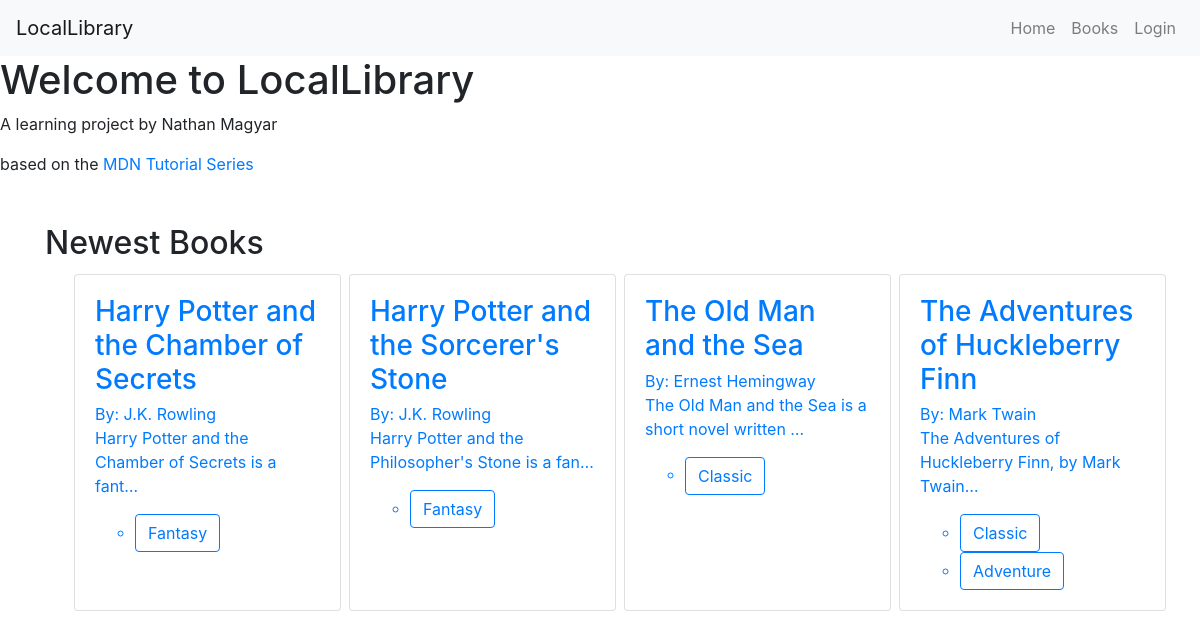
Before: /catalog/ with the older database file.
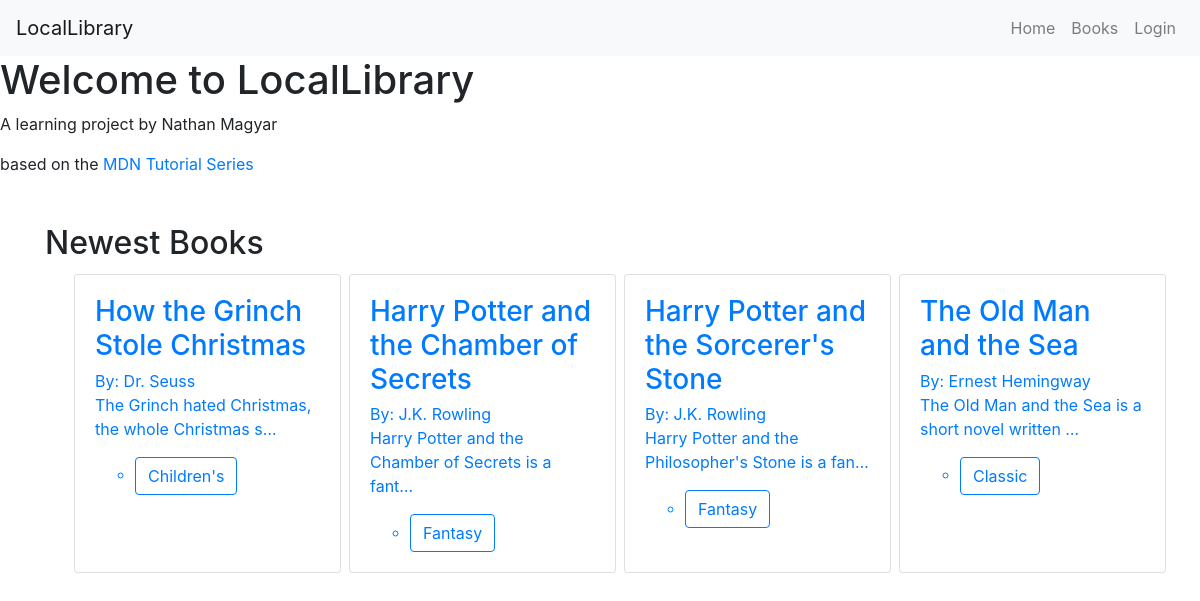
After: the same page with the newer database file.
### catalog/models.py (models this page shows, shortened)
class Book(models.Model):
    title = models.CharField(max_length=200)
    author = models.ForeignKey('Author', on_delete=models.SET_NULL, null=True)
    summary = models.TextField(max_length=1000, help_text='Enter a brief description of the book')
    isbn = models.CharField('ISBN', max_length=13, help_text='13 Character <a href="https://www.isbn-international.org/content/what-isbn">ISBN number</a>')
    genre = models.ManyToManyField(Genre, help_text='Select a genre for this book')
    language = models.ForeignKey('Language', on_delete=models.SET_NULL, null=True)
    created_at = models.DateTimeField(auto_now_add=True)
    class Meta:
      permissions = (
        ('is_librarian', 'Has super powers'),
      )
    def get_absolute_url(self):
        return reverse('catalog:book-detail', args=[str(self.id)])
    def display_genre(self):
        """Create a string for the Genre. This is required to display genre in Admin."""
        return ', '.join(genre.name for genre in self.genre.all()[:3])
    display_genre.short_description = 'Genre'

class Author(models.Model):
  first_name = models.CharField(max_length=100)
  last_name = models.CharField(max_length=100)
  date_of_birth = models.DateField(null=True, blank=True)
  date_of_death = models.DateField(null=True, blank=True)
  class Meta:
    ordering = ['last_name', 'first_name']
    permissions = (
      ('can_add_author', 'Add author'),
      ('can_edit_author', 'Edit author'),
      ('can_delete_author', 'Delete author'),
    )
  def __str__(self):
    return f'{self.first_name} {self.last_name}'

class Genre(models.Model):
  name = models.CharField(max_length=200, help_text='Enter a book genre (e.g., Science Fiction)')
  def __str__(self):
    return self.name

### catalog/views.py (the view)
# urls.py: path('', views.index, name='index'),
def index(request):
    num_books = Book.objects.all().count()
    num_instances = BookInstance.objects.all().count()
    num_instances_available = BookInstance.objects.filter(status__exact='a').count()
    num_authors = Author.objects.count()
    num_and = Book.objects.all().filter(title__icontains='and').count()
    num_visits = request.session.get('num_visits', 0)
    request.session['num_visits'] = num_visits + 1
    newest_books = Book.objects.all().order_by('-created_at')[:4]
    context = {
        'num_books': num_books,
        'num_instances': num_instances,
        'num_instances_available': num_instances_available,
        'num_authors': num_authors,
        'num_and': num_and,
        'num_visits': num_visits,
        'newest_books': newest_books,
    }
    return render(request, 'index.html', context=context)

### catalog/templates/index.html (shortened to what this page needs)
{% extends 'base.html' %}
{% load static %}
{% block content %}
<div class="hero-wrapper">
  <div class="hero__content">
    <h1>Welcome to LocalLibrary</h1>
    <p>A learning project by Nathan Magyar</p>
    <p>based on the <a
        href="https://developer.mozilla.org/en-US/docs/Learn/Server-side/Django/Tutorial_local_library_website"
        target="_blank">MDN Tutorial Series</a></p>
  </div>
</div>
<div class="container my-5">
  <h2>Newest Books</h2>
  {% with newest_books as books %}
    {% include './catalog/includes/book_grid.html' %}
  {% endwith %}
</div>
{% endblock %}

### catalog/templates/catalog/includes/book_grid.html
<ul class="card-deck">
  {% for book in books %}
  <li class="card m-1">
    <a class="card-body" href="{{ book.get_absolute_url }}">
      <h3 class="card-title">{{ book.title }}</h3>
      <p class="card-subtitle">By: {{ book.author }}</p>
      <p class="card-text">{{ book.summary|truncatechars:50 }}</p>
      <ul class="tag-list">
        {% for genre in book.genre.all %}
        <li class="tag-list__item">
          <button class="btn btn-outline-primary">{{ genre }}</button>
        </li>
        {% endfor %}
      </ul>
    </a>
  </li>
  {% endfor %}
</ul>

Changed rows visible on the page:
no longer on this page (row edited): Book: title "The Adventures of Huckleberry Finn", author "Mark Twain", summary "The Adventures of Huckleberry Finn, by Mark Twain…", Genre (name "Classic")
no longer on this page (row unchanged): Genre: name "Adventure", shown under "The Adventures of Huckleberry Finn"
added Book: title "How the Grinch Stole Christmas", author "Dr. Seuss", summary "The Grinch hated Christmas, the whole Christmas s…"
added Genre: name "Children's", shown under "How the Grinch Stole Christmas"
